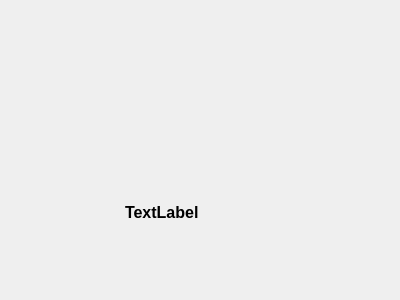
<?xml version="1.0" encoding="UTF-8"?>
<ui version="4.0">
 <class>Dialog</class>
 <widget class="QDialog" name="Dialog">
  <property name="geometry">
   <rect>
    <x>0</x>
    <y>0</y>
    <width>400</width>
    <height>300</height>
   </rect>
  </property>
  <property name="windowTitle">
   <string>Dialog</string>
  </property>
  <property name="styleSheet">
   <string notr="true">#Dialog {

background-image : url('loading-screen.png');

}</string>
  </property>
  <widget class="QLabel" name="LGif">
   <property name="geometry">
    <rect>
     <x>150</x>
     <y>75</y>
     <width>100</width>
     <height>100</height>
    </rect>
   </property>
   <property name="text">
    <string/>
   </property>
  </widget>
  <widget class="QLabel" name="LLabel">
   <property name="geometry">
    <rect>
     <x>125</x>
     <y>200</y>
     <width>150</width>
     <height>25</height>
    </rect>
   </property>
   <property name="font">
    <font>
     <pointsize>12</pointsize>
     <weight>75</weight>
     <bold>true</bold>
    </font>
   </property>
   <property name="text">
    <string>TextLabel</string>
   </property>
  </widget>
 </widget>
 <resources/>
 <connections/>
</ui>
